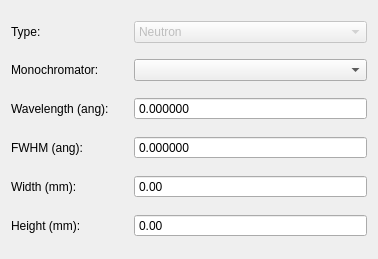
<?xml version="1.0" encoding="UTF-8"?>
<ui version="4.0">
 <class>SourcePropertyWidget</class>
 <widget class="QWidget" name="SourcePropertyWidget">
  <property name="geometry">
   <rect>
    <x>0</x>
    <y>0</y>
    <width>378</width>
    <height>259</height>
   </rect>
  </property>
  <property name="windowTitle">
   <string>Form</string>
  </property>
  <layout class="QGridLayout" name="gridLayout">
   <item row="2" column="1" colspan="2">
    <widget class="QDoubleSpinBox" name="wavelength">
     <property name="buttonSymbols">
      <enum>QAbstractSpinBox::NoButtons</enum>
     </property>
     <property name="decimals">
      <number>6</number>
     </property>
    </widget>
   </item>
   <item row="1" column="0">
    <widget class="QLabel" name="label_6">
     <property name="text">
      <string>Monochromator:</string>
     </property>
    </widget>
   </item>
   <item row="5" column="0">
    <widget class="QLabel" name="label_4">
     <property name="text">
      <string>Height (mm):</string>
     </property>
    </widget>
   </item>
   <item row="5" column="1" colspan="2">
    <widget class="QDoubleSpinBox" name="height">
     <property name="buttonSymbols">
      <enum>QAbstractSpinBox::NoButtons</enum>
     </property>
    </widget>
   </item>
   <item row="0" column="0">
    <widget class="QLabel" name="label">
     <property name="text">
      <string>Type:</string>
     </property>
    </widget>
   </item>
   <item row="2" column="0">
    <widget class="QLabel" name="label_2">
     <property name="text">
      <string>Wavelength (ang):</string>
     </property>
    </widget>
   </item>
   <item row="3" column="1" colspan="2">
    <widget class="QDoubleSpinBox" name="fwhm">
     <property name="buttonSymbols">
      <enum>QAbstractSpinBox::NoButtons</enum>
     </property>
     <property name="decimals">
      <number>6</number>
     </property>
    </widget>
   </item>
   <item row="4" column="0">
    <widget class="QLabel" name="label_3">
     <property name="text">
      <string>Width (mm):</string>
     </property>
    </widget>
   </item>
   <item row="4" column="1" colspan="2">
    <widget class="QDoubleSpinBox" name="width">
     <property name="buttonSymbols">
      <enum>QAbstractSpinBox::NoButtons</enum>
     </property>
    </widget>
   </item>
   <item row="3" column="0">
    <widget class="QLabel" name="label_5">
     <property name="text">
      <string>FWHM (ang):</string>
     </property>
    </widget>
   </item>
   <item row="0" column="1" colspan="2">
    <widget class="QComboBox" name="source_type">
     <property name="enabled">
      <bool>false</bool>
     </property>
     <item>
      <property name="text">
       <string>Neutron</string>
      </property>
     </item>
     <item>
      <property name="text">
       <string>X-ray</string>
      </property>
     </item>
    </widget>
   </item>
   <item row="1" column="1" colspan="2">
    <widget class="QComboBox" name="monochromators">
     <property name="enabled">
      <bool>true</bool>
     </property>
     <property name="editable">
      <bool>false</bool>
     </property>
    </widget>
   </item>
  </layout>
 </widget>
 <resources/>
 <connections/>
</ui>
